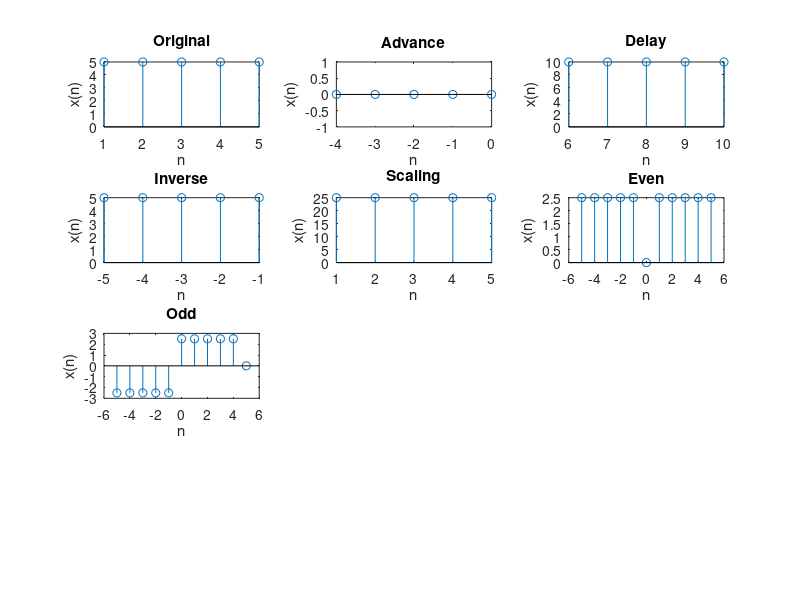

Write MATLAB code to recreate this figure.
n = input('Enter number of samples:');
y = zeros(1,n);
for i = 1:n
    y(i)=input('num:');
end
subplot(4,3,1);
stem (1:n,y);
xlabel('n');
ylabel('x(n)');
title('Original');

k = input('Enter advance constant:');
subplot(4,3,2);
stem (1-k:n-k,y-k);
xlabel('n');
ylabel('x(n)');
title('Advance');

k = input('Enter delay constant:');
subplot(4,3,3);
stem (1+k:n+k,y+k);
xlabel('n');
ylabel('x(n)');
title('Delay');

subplot(4,3,4);
stem (-n:-1,fliplr(y));
xlabel('n');
ylabel('x(n)');
title('Inverse');

k = input('Enter scaling constant:');
subplot(4,3,5);
stem (1:n,y*k);
xlabel('n');
ylabel('x(n)');
title('Scaling');

subplot(4,3,6);
y1 = [zeros(1,n+1), fliplr(y)];
y2 = [y, zeros(1,n+1)];
stem (-n:n,(y2 + y1)/2);
xlabel('n');
ylabel('x(n)');
title('Even');

subplot(4,3,7);
y1 = [zeros(1,n+1), fliplr(y)];
y2 = [y, zeros(1,n+1)];
y3 = [-((y1(n+2:n+n+1)-y2(n+2:n+n+1))/2) , (y2(1:n+1)-y1(1:n+1))/2];
stem (-n:n,y3);
xlabel('n');
ylabel('x(n)');
title('Odd');
